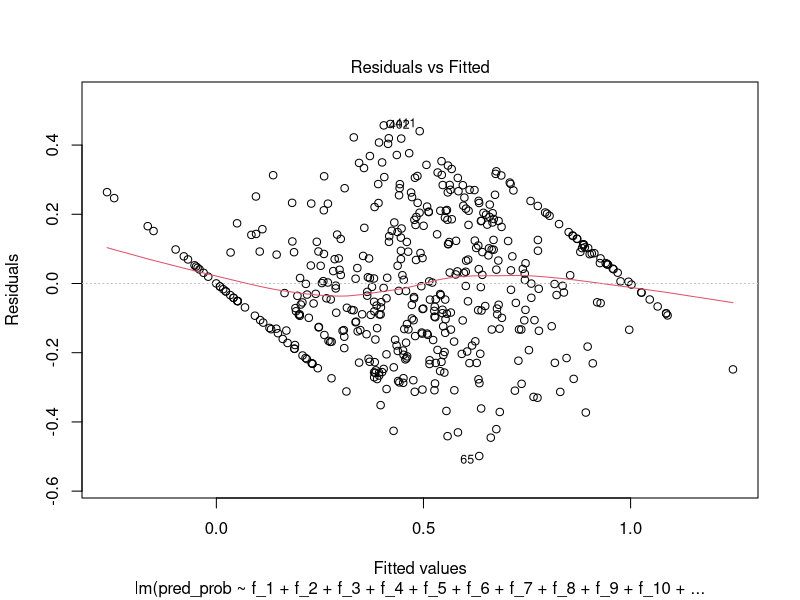
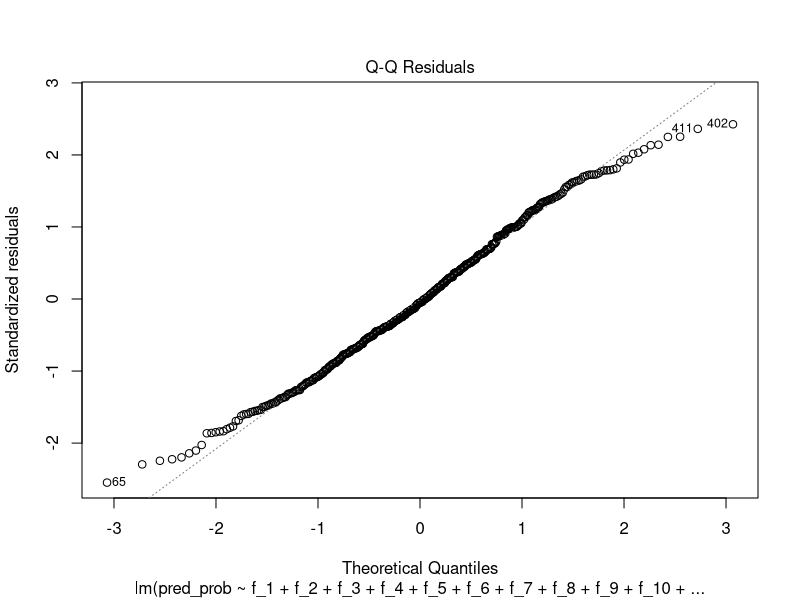
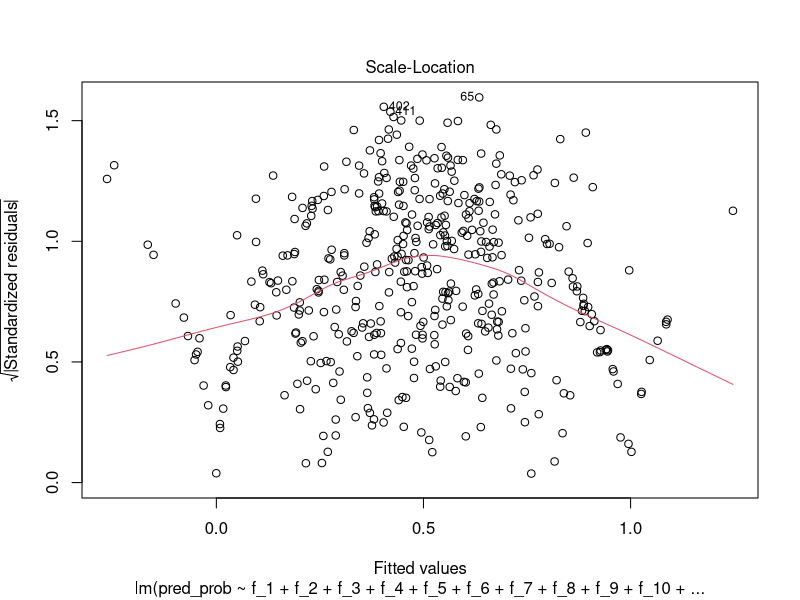
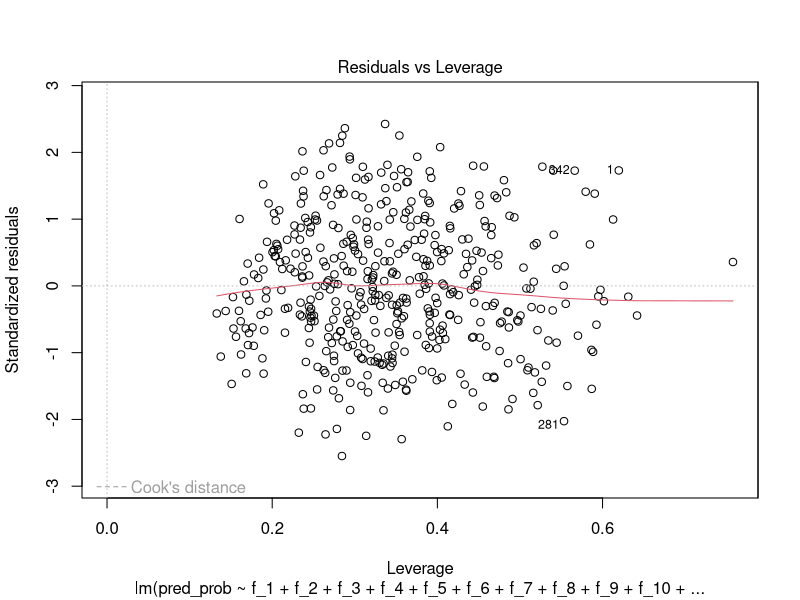
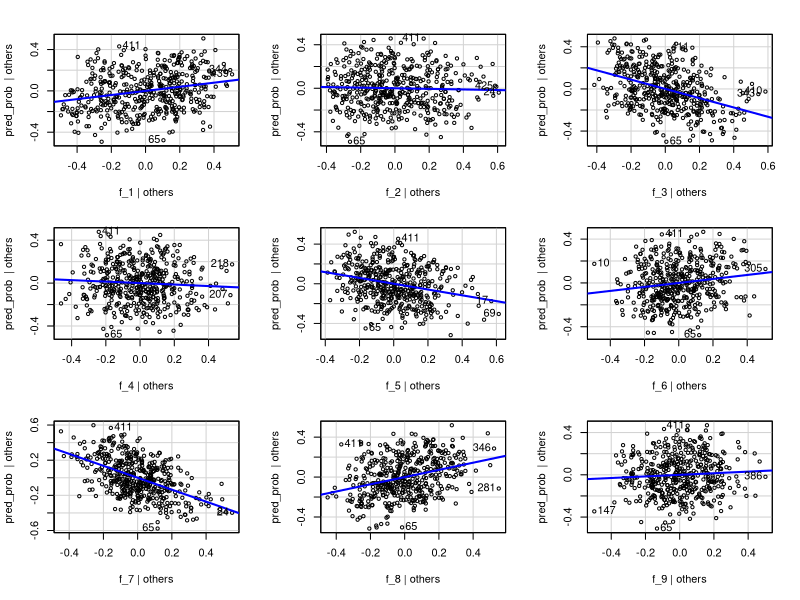
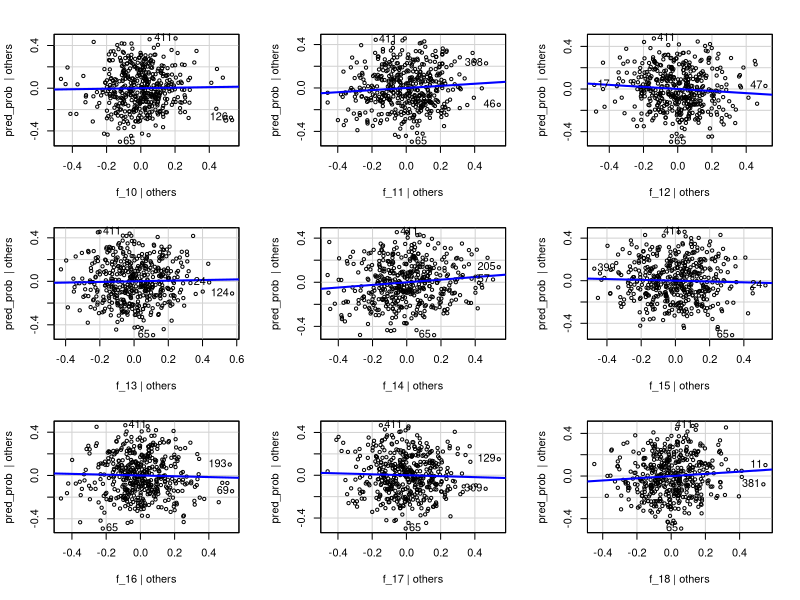
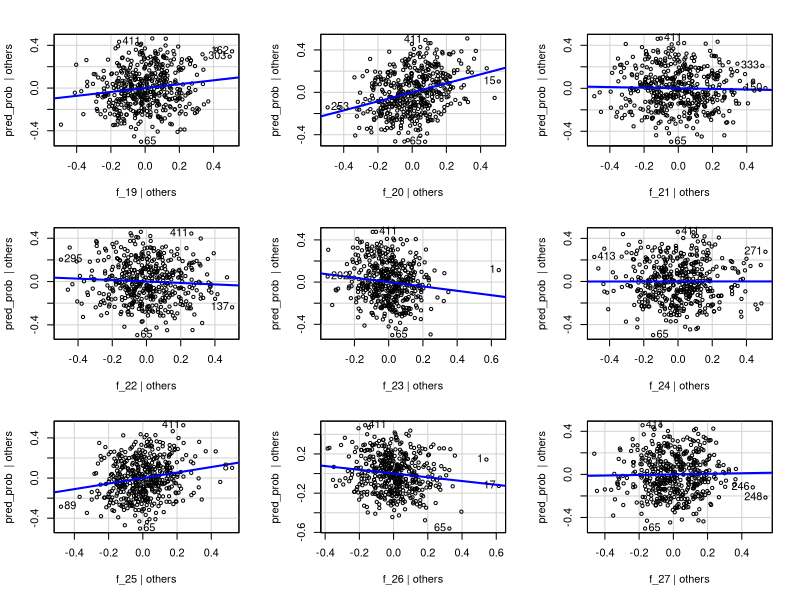
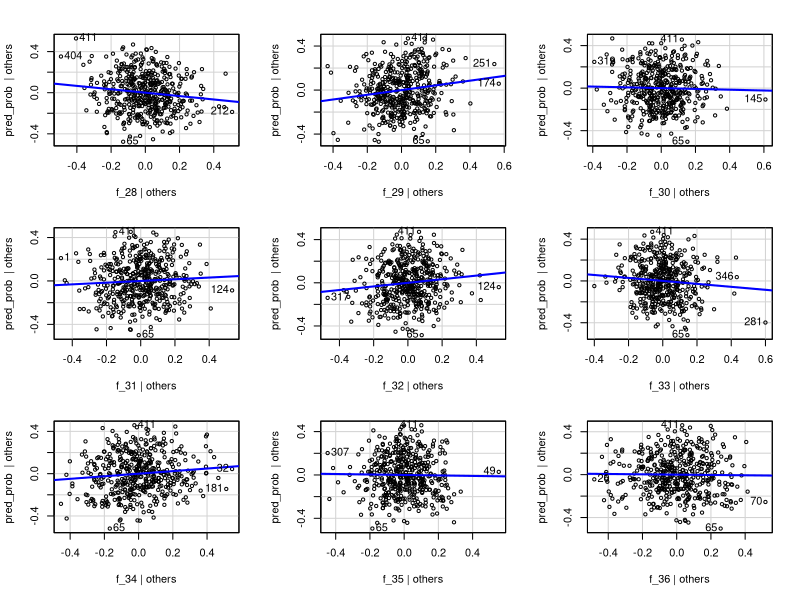

These charts were generated, in order, by the following R code: (Note: this script raises an error after producing the figures.)
## ---- chunk 1
knitr::opts_chunk$set(echo = TRUE)
## ---- chunk 2
# Load the required libraries
library(tidyverse)
library(caret)
library(MASS)
library(car)


## ---- chunk 3
# Load the dataset
data <- read.csv("pca_data_160_d7.csv")  # Update with the actual CSV file name

# Display the structure of the loaded data
str(data)

## ---- chunk 4
# Load the dplyr package for data manipulation
library(dplyr)

# Normalize each feature to the range [0, 1]
normalized_data <- data %>%
  mutate(across(starts_with("f"), ~ (.-min(.)) / (max(.) - min(.))))

# Display the first few rows of the normalized data
head(normalized_data)


## ---- chunk 5
col_name <- NULL;
for (i in 1:400) {
  
  col_name <-  paste0(col_name,"f_", i,"+")
  #data[, col_name] <- boxcox(data[, paste0("Feature_", i)], lambda = NULL)$x
}
cat(col_name)
## ---- chunk 6
model_2  = lm(pred_prob ~ f_1+f_2+f_3+f_4+f_5+f_6+f_7+f_8+f_9+f_10+f_11+f_12+f_13+f_14+f_15+f_16+f_17+f_18+f_19+f_20+f_21+f_22+f_23+f_24+f_25+f_26+f_27+f_28+f_29+f_30+f_31+f_32+f_33+f_34+f_35+f_36+f_37+f_38+f_39+f_40+f_41+f_42+f_43+f_44+f_45+f_46+f_47+f_48+f_49+f_50+f_51+f_52+f_53+f_54+f_55+f_56+f_57+f_58+f_59+f_60+f_61+f_62+f_63+f_64+f_65+f_66+f_67+f_68+f_69+f_70+f_71+f_72+f_73+f_74+f_75+f_76+f_77+f_78+f_79+f_80+f_81+f_82+f_83+f_84+f_85+f_86+f_87+f_88+f_89+f_90+f_91+f_92+f_93+f_94+f_95+f_96+f_97+f_98+f_99+f_100+f_101+f_102+f_103+f_104+f_105+f_106+f_107+f_108+f_109+f_110+f_111+f_112+f_113+f_114+f_115+f_116+f_117+f_118+f_119+f_120+f_121+f_122+f_123+f_124+f_125+f_126+f_127+f_128+f_129+f_130+f_131+f_132+f_133+f_134+f_135+f_136+f_137+f_138+f_139+f_140+f_141+f_142+f_143+f_144+f_145+f_146+f_147+f_148+f_149+f_150+f_151+f_152+f_153+f_154+f_155+f_156+f_157+f_158+f_159+f_160, data = normalized_data)
summary(model_2)
## ---- chunk 7

plot(model_2)
## ---- chunk 8

residuals <- residuals(model_2)

# Create the AV plot
avPlots(model_2)

# Create the CR plot
crPlots(model_2)

## ---- chunk 9
# Apply Box-Cox transformation to the target variable (response) if needed
# For example, if you have a response variable named 'y', you can transform it like this:
# data$y_transformed <- boxcox(data$y, lambda = NULL)
# Uncomment and modify the above line based on your data

# Apply Box-Cox transformation to the features
# Assuming the transformed features are named 'Feature_1_transformed', ..., 'Feature_10_transformed'

boxcox(data[, paste0("Feature_1")], lambda = NULL)
for (i in 1:10) {
  boxcox(data[, paste0("Feature_", i)], lambda = NULL)
  #col_name <- paste0("Feature_", i, "_transformed")
  #data[, col_name] <- boxcox(data[, paste0("Feature_", i)], lambda = NULL)$x
}

# Define the list of transformed feature names
transformed_feature_names <- paste0("Feature_", 1:10, "_transformed")  # Adjust the range as needed

# Construct the formula for MLR
formula <- reformulate(transformed_feature_names, response = "y")

# Perform Multiple Linear Regression (MLR) using the transformed features
model <- lm(formula, data = data)

# Display the summary of the MLR model
summary(model)


## ---- chunk 10
model3  = lm(pred_prob ~ f_1+f_2+f_3+f_4+f_5+f_6+f_7+f_8+f_9+f_10+f_11+f_12+f_13+f_14+f_15+f_16+f_17+f_18+f_19+f_20+f_21+f_22+f_23+f_24+f_25+f_26+f_27+f_28+f_29+f_30+f_31+f_32+f_33+f_34+f_35+f_36+f_37+f_38+f_39+f_40+f_41+f_42+f_43+f_44+f_45+f_46+f_47+f_48+f_49+f_50+f_51+f_52+f_53+f_54+f_55+f_56+f_57+f_58+f_59+f_60+f_61+f_62+f_63+f_64+f_65, data = normalized_data)
summary(model3)
## ---- chunk 11
model4  = lm(pred_prob ~ f_250+f_251+f_252+f_253+f_254+f_255+f_256+f_257+f_258+f_259+f_260+f_261+f_262+f_263+f_264+f_265+f_266+f_267+f_268+f_269+f_270+f_271+f_272+f_273+f_274+f_275+f_276+f_277+f_278+f_279+f_280+f_281+f_282+f_283+f_284+f_285+f_286+f_287+f_288+f_289+f_290+f_291+f_292+f_293+f_294+f_295+f_296+f_297+f_298+f_299+f_300+f_301+f_302+f_303+f_304+f_305+f_306+f_307+f_308+f_309+f_310+f_311+f_312+f_313+f_314+f_315+f_316+f_317+f_318+f_319+f_320+f_321+f_322+f_323+f_324+f_325+f_326+f_327+f_328+f_329+f_330+f_331+f_332+f_333+f_334+f_335+f_336+f_337+f_338+f_339+f_340+f_341+f_342+f_343+f_344+f_345+f_346+f_347+f_348+f_349+f_350, data = normalized_data)
summary(model4)
